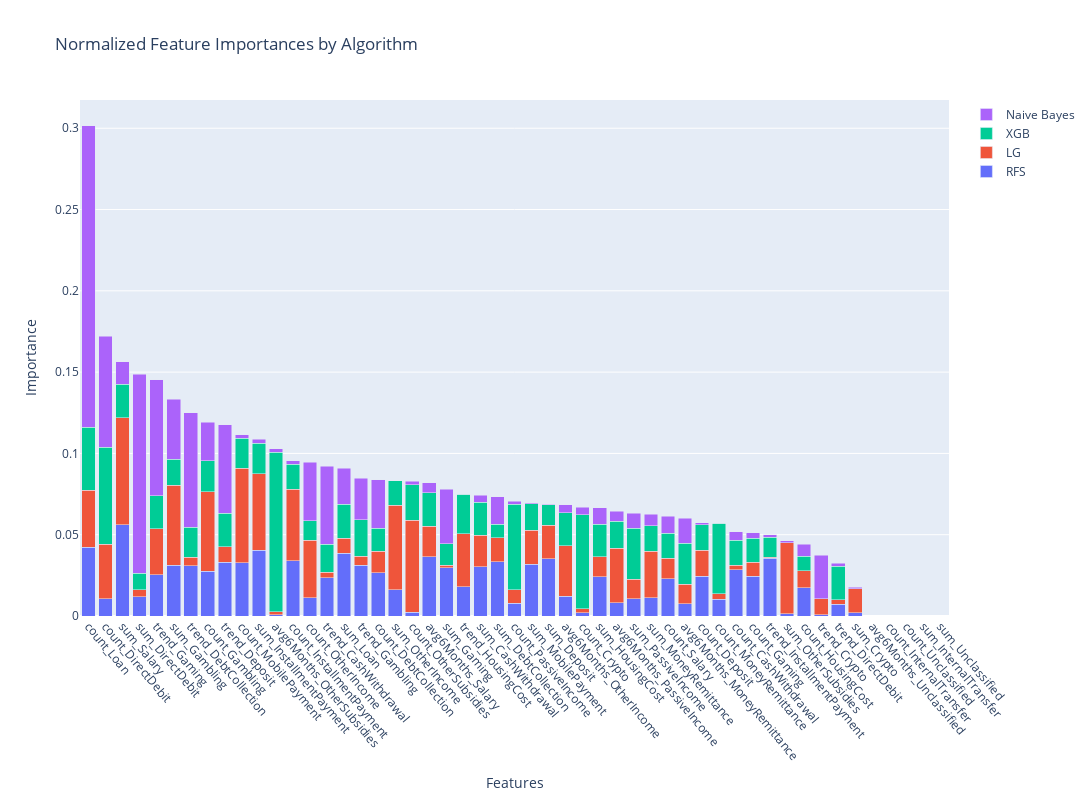

Notebook code for this chart:
### Code cell
preprocessor = DataPreprocessor(forforsta)
(Xtrain, Ytrain), (Xtest, Ytest), train_upsampled,  = preprocessor.get_split_data_with_upsample_and_scaling(0.7)

# Example usage
models = ['naive_bayes', 'xgboost', 'random_forest', 'logistic_regression']

optimizer = ModelOptimizer(models=models, X_train=Xtrain, y_train=Ytrain, n_trials=100)
best_params, best_models = optimizer.run()

# Usage
# Assuming best_models, Xtrain, Ytrain, Xtest, Ytest, train_upsampled are predefined
evaluator = ModelEvaluator(Xtrain, Ytrain, Xtest, Ytest, best_models)
evaluator.evaluate_models()
evaluator.plot_roc_curves()


# Usage
# Assuming best_models, train_upsampled, and forforsta are predefined
feature_importance = FeatureImportance(train_upsampled, best_models, forforsta)
feature_importance.calculate_importances()
feature_importance.calculate_cumulative_importance()
features_to_keep, features_to_discard = feature_importance.find_highly_correlated_features()

print("Features to keep:", features_to_keep)
print("Features to discard:", features_to_discard)

sorted_features = feature_importance.plot_importances()


## Filter away highly correlated features and take away the absolut worst
filtered_list = [item for item in sorted_features if item not in features_to_discard]
SelectionTwo = filtered_list[:30]

### Figure 1 — Plotly figure (JSON) as saved in the notebook; plotly's stock layout.template omitted (floating-point values rounded to 4 significant figures)
{"data": [{"name": "RFS", "type": "bar", "x": ["count_Loan", "count_DirectDebit", "sum_Salary", "sum_DirectDebit", "trend_Gaming", "sum_Gambling", "trend_DebtCollection", "count_Gambling", "trend_Deposit", "count_MobilePayment", "sum_InstallmentPayment", "avg6Months_OtherSubsidies", "count_InstallmentPayment", "count_OtherIncome", "trend_CashWithdrawal", "sum_Loan", "trend_Gambling", "count_DebtCollection", "sum_OtherIncome", "count_OtherSubsidies", "avg6Months_Salary", "sum_Gaming", "trend_HousingCost", "sum_CashWithdrawal", "sum_DebtCollection", "count_PassiveIncome", "sum_MobilePayment", "sum_Deposit", "avg6Months_OtherIncome", "count_Crypto", "sum_HousingCost", "avg6Months_PassiveIncome", "sum_PassiveIncome", "sum_MoneyRemittance", "count_Salary", "avg6Months_MoneyRemittance", "count_Deposit", "count_MoneyRemittance", "count_CashWithdrawal", "count_Gaming", "trend_InstallmentPayment", "sum_OtherSubsidies", "count_HousingCost", "trend_Crypto", "trend_DirectDebit", "sum_Crypto", "avg6Months_Unclassified", "count_InternalTransfer", "count_Unclassified", "sum_InternalTransfer", "sum_Unclassified"], "y": [0.04242, 0.01056, 0.05611, 0.01192, 0.02548, 0.03112, 0.03091, 0.02739, 0.03301, 0.03281, 0.0405, 0.0007989, 0.03405, 0.01127, 0.02348, 0.03859, 0.03133, 0.02661, 0.01603, 0.002207, 0.0365, 0.02959, 0.01795, 0.03034, 0.03335, 0.007809, 0.03198, 0.03514, 0.01227, 0.001878, 0.02426, 0.00813, 0.01061, 0.0112, 0.02305, 0.007508, 0.02433, 0.01028, 0.02845, 0.02459, 0.0355, 0.001418, 0.01747, 0.0006776, 0.007112, 0.002025, 0, 0, 0, 0, 0]}, {"name": "LG", "type": "bar", "x": ["count_Loan", "count_DirectDebit", "sum_Salary", "sum_DirectDebit", "trend_Gaming", "sum_Gambling", "trend_DebtCollection", "count_Gambling", "trend_Deposit", "count_MobilePayment", "sum_InstallmentPayment", "avg6Months_OtherSubsidies", "count_InstallmentPayment", "count_OtherIncome", "trend_CashWithdrawal", "sum_Loan", "trend_Gambling", "count_DebtCollection", "sum_OtherIncome", "count_OtherSubsidies", "avg6Months_Salary", "sum_Gaming", "trend_HousingCost", "sum_CashWithdrawal", "sum_DebtCollection", "count_PassiveIncome", "sum_MobilePayment", "sum_Deposit", "avg6Months_OtherIncome", "count_Crypto", "sum_HousingCost", "avg6Months_PassiveIncome", "sum_PassiveIncome", "sum_MoneyRemittance", "count_Salary", "avg6Months_MoneyRemittance", "count_Deposit", "count_MoneyRemittance", "count_CashWithdrawal", "count_Gaming", "trend_InstallmentPayment", "sum_OtherSubsidies", "count_HousingCost", "trend_Crypto", "trend_DirectDebit", "sum_Crypto", "avg6Months_Unclassified", "count_InternalTransfer", "count_Unclassified", "sum_InternalTransfer", "sum_Unclassified"], "y": [0.03501, 0.03354, 0.06585, 0.004243, 0.0281, 0.04943, 0.005197, 0.04893, 0.009525, 0.05793, 0.0469, 0.001857, 0.04402, 0.03523, 0.003521, 0.009359, 0.005528, 0.01335, 0.05196, 0.05659, 0.01855, 0.001771, 0.03269, 0.01939, 0.01467, 0.008283, 0.02063, 0.02066, 0.03084, 0.002685, 0.01214, 0.03345, 0.01194, 0.02859, 0.0126, 0.01189, 0.01615, 0.003538, 0.002641, 0.008379, 0.0007858, 0.0435, 0.01032, 0.009953, 0.002982, 0.01489, 0, 0, 0, 0, 0]}, {"name": "XGB", "type": "bar", "x": ["count_Loan", "count_DirectDebit", "sum_Salary", "sum_DirectDebit", "trend_Gaming", "sum_Gambling", "trend_DebtCollection", "count_Gambling", "trend_Deposit", "count_MobilePayment", "sum_InstallmentPayment", "avg6Months_OtherSubsidies", "count_InstallmentPayment", "count_OtherIncome", "trend_CashWithdrawal", "sum_Loan", "trend_Gambling", "count_DebtCollection", "sum_OtherIncome", "count_OtherSubsidies", "avg6Months_Salary", "sum_Gaming", "trend_HousingCost", "sum_CashWithdrawal", "sum_DebtCollection", "count_PassiveIncome", "sum_MobilePayment", "sum_Deposit", "avg6Months_OtherIncome", "count_Crypto", "sum_HousingCost", "avg6Months_PassiveIncome", "sum_PassiveIncome", "sum_MoneyRemittance", "count_Salary", "avg6Months_MoneyRemittance", "count_Deposit", "count_MoneyRemittance", "count_CashWithdrawal", "count_Gaming", "trend_InstallmentPayment", "sum_OtherSubsidies", "count_HousingCost", "trend_Crypto", "trend_DirectDebit", "sum_Crypto", "avg6Months_Unclassified", "count_InternalTransfer", "count_Unclassified", "sum_InternalTransfer", "sum_Unclassified"], "y": [0.03879, 0.05965, 0.02061, 0.01024, 0.0204, 0.01572, 0.01844, 0.01926, 0.02069, 0.0186, 0.01898, 0.098, 0.01535, 0.01221, 0.01708, 0.02067, 0.02239, 0.01415, 0.01532, 0.0219, 0.02073, 0.01295, 0.02425, 0.0203, 0.00845, 0.0526, 0.01648, 0.01268, 0.02027, 0.0576, 0.02009, 0.01673, 0.0313, 0.01566, 0.01517, 0.02527, 0.01572, 0.04334, 0.01562, 0.01479, 0.01203, 0, 0.008989, 0, 0.02052, 0, 0, 0, 0, 0, 0]}, {"name": "Naive Bayes", "type": "bar", "x": ["count_Loan", "count_DirectDebit", "sum_Salary", "sum_DirectDebit", "trend_Gaming", "sum_Gambling", "trend_DebtCollection", "count_Gambling", "trend_Deposit", "count_MobilePayment", "sum_InstallmentPayment", "avg6Months_OtherSubsidies", "count_InstallmentPayment", "count_OtherIncome", "trend_CashWithdrawal", "sum_Loan", "trend_Gambling", "count_DebtCollection", "sum_OtherIncome", "count_OtherSubsidies", "avg6Months_Salary", "sum_Gaming", "trend_HousingCost", "sum_CashWithdrawal", "sum_DebtCollection", "count_PassiveIncome", "sum_MobilePayment", "sum_Deposit", "avg6Months_OtherIncome", "count_Crypto", "sum_HousingCost", "avg6Months_PassiveIncome", "sum_PassiveIncome", "sum_MoneyRemittance", "count_Salary", "avg6Months_MoneyRemittance", "count_Deposit", "count_MoneyRemittance", "count_CashWithdrawal", "count_Gaming", "trend_InstallmentPayment", "sum_OtherSubsidies", "count_HousingCost", "trend_Crypto", "trend_DirectDebit", "sum_Crypto", "avg6Months_Unclassified", "count_InternalTransfer", "count_Unclassified", "sum_InternalTransfer", "sum_Unclassified"], "y": [0.1853, 0.06842, 0.01379, 0.1224, 0.07124, 0.03714, 0.07035, 0.02347, 0.05426, 0.002184, 0.002381, 0.002073, 0.002056, 0.03598, 0.04807, 0.02215, 0.02539, 0.02961, 1.334e-06, 0.002099, 0.006081, 0.03355, 1.334e-06, 0.004325, 0.01685, 0.001857, 0.0006303, 0.0002524, 0.005173, 0.004623, 0.009959, 0.006181, 0.009469, 0.00724, 0.01061, 0.0156, 0.001041, 2.821e-05, 0.005137, 0.003585, 0.001607, 0.0014, 0.007202, 0.02665, 0.001804, 0.0007972, 0, 0, 0, 0, 0]}], "layout": {"barmode": "stack", "height": 800, "title": {"text": "Normalized Feature Importances by Algorithm"}, "width": 1800, "xaxis": {"categoryorder": "total descending", "tickangle": 50, "title": {"text": "Features"}}, "yaxis": {"title": {"text": "Importance"}}}}
